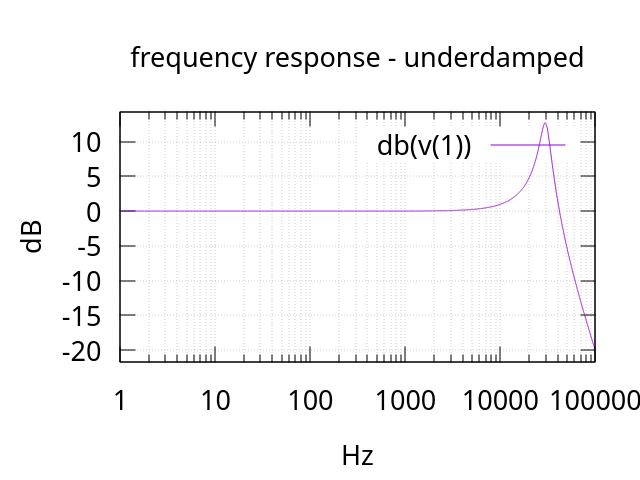

The script that drew this image:
set encoding utf8
set termoption noenhanced
set title "frequency response - underdamped"
set xlabel "Hz"
set ylabel "dB"
set grid
set logscale x
set xrange [1e+00:1e+05]
set mxtics 10
set grid mxtics
unset logscale y 
set yrange [-2.172946e+01:1.435098e+01]
#set xtics 1
#set x2tics 1
#set ytics 1
#set y2tics 1
set format y "%g"
set format x "%g"
plot 'underdamped_freq.data' using 1:2 with lines lw 1 title "db(v(1))"
